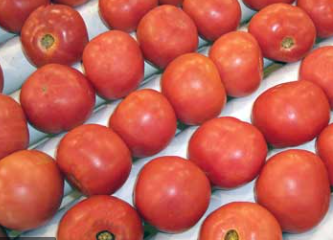
#> input picture ObjectCounting/DistanceTransform/tomato.png, 333 x 240 px
$ python distanceTransform_demo.py
#> lines starting #> are read from the running program, lines starting #| are printed output that depends on the picture; after the words box and inside, x2 and y2 are one past the last pixel; in counts of white or black regions, pixels touching at a corner belong together
import numpy as np
import cv2 as cv
import matplotlib.pyplot as plt

img = cv.imread('tomato.png', cv.IMREAD_COLOR)
#> img is the input picture: shape (240, 333, 3); mean B, G, R 80.3, 92.6, 195.7
gray = cv.cvtColor(img, cv.COLOR_BGR2GRAY)
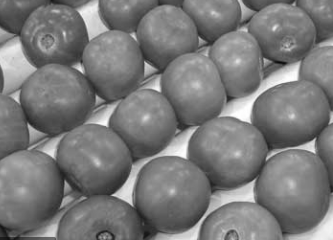
#> gray: shape (240, 333); min 10, max 255, mean 122

# show histogram gray image
# plt.hist(gray.ravel(),256,[0,256])
# plt.show()

#convert to binary image
b_img = cv.threshold(gray, 170, 255, cv.THRESH_BINARY_INV)[1]
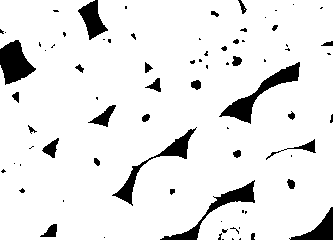
#> b_img: shape (240, 333); 91.4% white; 78 black regions (48 under 20 px), largest, box (x1, y1, x2, y2) and area: (219, 62, 300, 124) 1121, (0, 40, 36, 85) 971, (160, 180, 255, 240) 889

# Noise processing using morphology - closing and erode
kernel_sq5x5 = np.ones((7,7),dtype=np.uint8)
b_img1 = cv.morphologyEx(b_img, cv.MORPH_CLOSE, kernel_sq5x5, iterations=1)
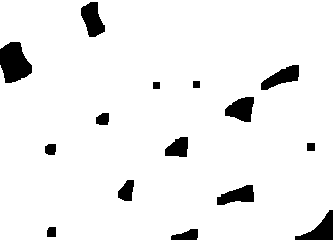
#> b_img1: shape (240, 333); 94% white; 15 black regions, largest, box (x1, y1, x2, y2) and area: (0, 42, 32, 83) 940, (81, 2, 105, 37) 547, (295, 210, 333, 240) 523
b_img1 = cv.erode(b_img1,kernel_sq5x5,iterations=1)
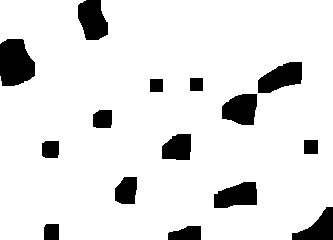
#> b_img1: shape (240, 333); 89.4% white; 15 black regions, largest, box (x1, y1, x2, y2) and area: (0, 39, 35, 86) 1338, (78, 0, 108, 40) 923, (258, 62, 302, 93) 910

# Distance transform
d_img = cv.distanceTransform(b_img, cv.DIST_L2, 3)
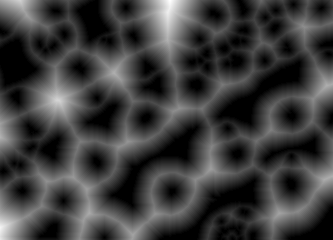
#> d_img: shape (240, 333) float32; min 0, max 43.71, mean 10.6; drawn with min black and max white
# nomalize to 0->1
cv.normalize(d_img, d_img, 0, 1, cv.NORM_MINMAX)
#convert to binary image
out = cv.threshold(d_img, 0.5, 1, cv.THRESH_BINARY)[1]
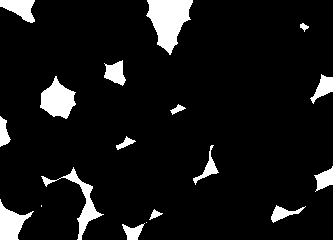
#> out: shape (240, 333) float32; values 0 (black) and 1 (white), 8.2% white; 18 white regions (2 under 20 px), largest, box (x1, y1, x2, y2) and area: (146, 0, 193, 55) 1527, (40, 76, 76, 119) 926, (41, 167, 104, 240) 750

# convert image from float to int8
result = np.ones(out.shape, dtype=np.uint8)
for i in range(out.shape[0]):
    for j in range(out.shape[1]):
        result[i][j] = out[i][j]
#> result: shape (240, 333); values 0 (black) and 1 (white), 8.2% white; 18 white regions (2 under 20 px)

print(result.dtype)
#| uint8
# Find contour and counting
# contours, hierarchy = cv.findContours(out, cv.RETR_CCOMP, cv.CHAIN_APPROX_SIMPLE)
contours, hierarchy = cv.findContours(result, cv.RETR_EXTERNAL, cv.CHAIN_APPROX_SIMPLE)
#> contours = 18 contours, 2 with area under 20; largest, box (x1, y1, x2, y2) and area: (146, 0, 193, 55) 1444, (40, 76, 76, 119) 870, (41, 167, 104, 240) 634, (0, 199, 34, 240) 620, (0, 0, 35, 23) 438
print('# of objects', len(contours))
#| # of objects 18

n = 1
for c in contours:
    (x, y), radius = cv.minEnclosingCircle(c)
    center = (int(x), int(y))
    radius = 30
    cv.circle(img, center, radius, (0, 255, 0), 2)
    text = "#" + str(n)
    cv.putText(img, text, center, cv.FONT_HERSHEY_PLAIN, 2, (0, 0, 255))
    n += 1
#> this loop made 18 passes
#> (x, y, center, text) on passes 1, 3, 4, 6, 7, 8, 9, 10, 12, 13, 14, 15: (133.2, 228.6, (133, 228), '#1'), (155.5, 216, (155, 216), '#3'), (288, 212.5, (288, 212), '#4'), (11.41, 219, (11, 219), '#6'), (66.47, 204, (66, 204), '#7'), (323.5, 178.5, (323, 178), '#8'), (204, 164.5, (204, 164), '#9'), (125.5, 144, (125, 144), '#10'), (177.5, 109, (177, 109), '#12'), (59.44, 97.28, (59, 97), '#13'), (322.5, 90, (322, 90), '#14'), (114.8, 72.5, (114, 72), '#15')
#> (x, y, text) on passes 2, 11: (146, 222, '#2'), (0, 131, '#11')
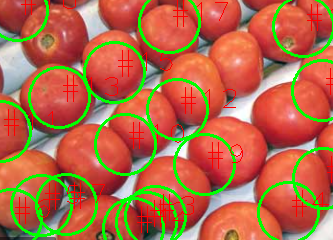
#> img: shape (240, 333, 3); 12.01% of pixels changed, all inside (x1, y1, x2, y2) = (0, 0, 333, 240)
#> after the loop, n = 19

cv.imshow('gray', gray)
cv.imshow('binary', b_img)
cv.imshow('binary_deliate', b_img1)
cv.imshow('distance', out)
cv.imshow('results', img)
cv.waitKey(0)
cv.destroyAllWindows()
